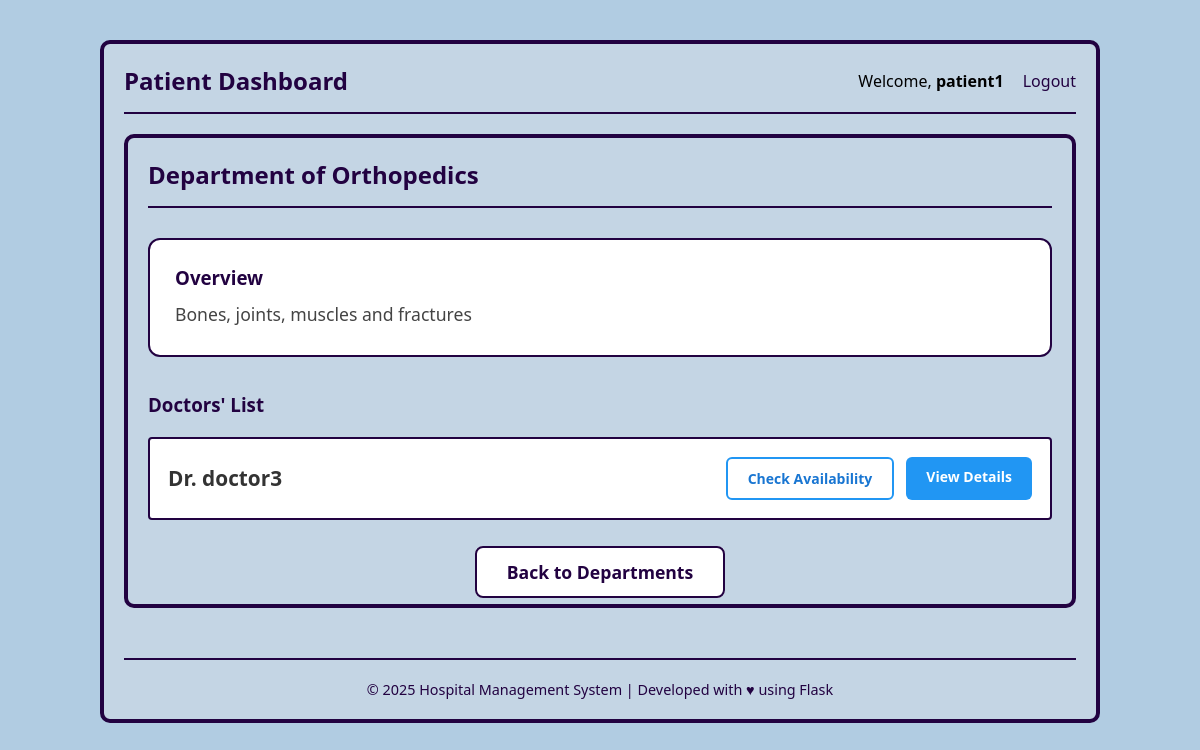
/view_department/3 (signed in), run on the app's committed database.
### application/models.py (models this page shows)
class Department(db.Model):
    id = db.Column(db.Integer, primary_key=True)
    dep_name = db.Column(db.String(), nullable=False)
    description = db.Column(db.String(), nullable=False)
    doctors_registered = db.relationship('Doctor', backref='department')

class Doctor(db.Model):
    id = db.Column(db.Integer, primary_key=True)
    email = db.Column(db.String(), unique=True, nullable=False)
    username = db.Column(db.String(), unique=True, nullable=False)
    password = db.Column(db.String(), nullable=False)
    name = db.Column(db.String(), nullable=False)
    Dep_id = db.Column(db.Integer, db.ForeignKey("department.id"), nullable=False)
    gender = db.Column(db.Enum('Male', 'Female'), nullable=False)
    appointments = db.relationship('Appointment', backref='doctor')

### application/controllers.py (the view)
@app.route('/view_department/<int:dep_id>', methods=["GET", "POST"])
def view_department(dep_id):
    if session.get('user_type') != 'patient':
        flash('Access denied.', 'error')
        return redirect(url_for('home'))
    department = Department.query.get_or_404(dep_id)
    doctors = Doctor.query.filter_by(Dep_id=dep_id).all()
    return render_template(
        'view_departments.html',
        department=department,
        doctors=doctors
    )

### templates/view_departments.html (shortened to what this page needs)
{% extends "base.html" %}
{% block content %}
<div class="dashboard-container">
    <div class="nav-bar" style="margin-bottom: 30px; border-bottom: 2px solid rgb(34, 2, 65); padding-bottom: 15px;">
        <h2 style="color: rgb(34, 2, 65); margin: 0;">
            Department of {{ department.dep_name }}
        </h2>
    </div>
    <div class="section" style="background: white; padding: 25px; border-radius: 12px; border: 2px solid rgb(34, 2, 65); margin-bottom: 35px;">
        <h3 style="color: rgb(34, 2, 65); margin-top: 0;">Overview</h3>
        <p style="font-size: 1.1em; line-height: 1.7; color: #444;">
            {{ department.description }}
        </p>
    </div>
    <div class="section">
        <h3 style="color: rgb(34, 2, 65); margin-bottom: 20px;">Doctors' List</h3>
        <div class="list-container">
            {% if doctors|length == 0 %}
                <p style="text-align:center; color:#777; padding:30px; background:#f9f9f9; border-radius:8px;">
                    No doctors available in this department yet.
                </p>
            {% else %}
                {% for doctor in doctors %}
                <div class="list-item" style="align-items: center; padding: 18px;">
                    <span class="name" style="font-size: 1.3em; font-weight: bold; color: #333;">
                        Dr. {{ doctor.name }}
                    </span>
                    <div class="actions" style="gap: 12px;">
                        <a href="{{ url_for('check_availability', doctor_id=doctor.id) }}"
                           class="btn"
                           style="
                               background: white;
                               color: #1976d2;
                               border: 2px solid #2196f3;
                               padding: 10px 20px;
                               font-weight: bold;
                               border-radius: 6px;
                               text-decoration: none;
                           "
                           onmouseover="this.style.background='#e3f2fd'"
                           onmouseout="this.style.background='white'">
                            Check Availability
                        </a>
                        <a href="{{ url_for('doctor_details', doctor_id=doctor.id) }}"
                           class="btn"
                           style="
                               background: #2196f3;
                               color: white;
                               padding: 10px 20px;
                               font-weight: bold;
                               border-radius: 6px;
                               text-decoration: none;
                           "
                           onmouseover="this.style.background='#1976d2'"
                           onmouseout="this.style.background='#2196f3'">
                            View Details
                        </a>
                    </div>
                </div>
                {% endfor %}
            {% endif %}
        </div>
    </div>
    <div style="margin-top: 40px; text-align: center;">
        <a href="{{ url_for('patient_dashboard') }}"
           onclick="history.back(); return false;"
           class="btn"
           style="
               background: white;
               color: rgb(34, 2, 65);
               border: 2px solid rgb(34, 2, 65);
               padding: 12px 30px;
               font-weight: bold;
               font-size: 1.1em;
               border-radius: 8px;
               text-decoration: none;
           ">
            Back to Departments
        </a>
    </div>
</div>
{% endblock %}

### static/style1.css (style rules this page uses)
* { margin: 0; padding: 0; box-sizing: border-box; font-family: 'Segoe UI', Tahoma, Geneva, Verdana, sans-serif; }
body { background-color: rgb(177, 204, 226); display: flex; justify-content: center; padding: 20px; }
.dashboard-container { background-color: rgb(196, 213, 228); border: 4px solid rgb(34, 2, 65); border-radius: 10px; width: 100%; max-width: 1000px; padding: 20px; margin-top: 20px; }
.nav-bar { display: flex; justify-content: space-between; align-items: center; border-bottom: 2px solid rgb(34, 2, 65); padding-bottom: 15px; margin-bottom: 20px; }
.nav-bar h2 { color: rgb(34, 2, 65); }
.section h3 { color: rgb(34, 2, 65); margin-bottom: 10px; }
.section { margin-bottom: 25px; }
.list-container { display: flex; flex-direction: column; gap: 10px; }
.list-item { display: flex; justify-content: space-between; align-items: center; border: 2px solid rgb(34, 2, 65); border-radius: 4px; padding: 10px; background-color: white; }
.list-item .name { color: #333; font-weight: bold; }
.actions { display: flex; gap: 5px; }
.btn { border-radius: 4px; padding: 6px 12px; cursor: pointer; font-size: 14px; font-weight: bold; transition: 0.3s; text-decoration: none; }

### data on the page
Department: dep_name "Orthopedics", description "Bones, joints, muscles and fractures"
Doctor: name "doctor3"

### other printed values
{{ session.username }} "patient1"
